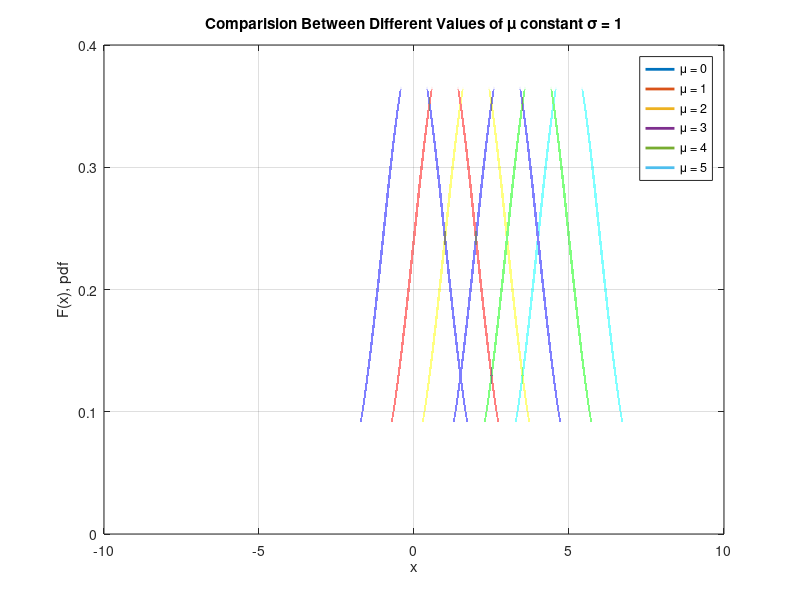

MATLAB code for this plot:
for a = 0:1:5
    x = -5:0.00001:10;
    y = normpdf(x,a,1);
    
    plot(x,y,'linewidth',2)
    title('Comparision Between Different Values of \mu constant \sigma = 1')
    ylabel('F(x), pdf')
    xlabel('x')
    legend('\mu = 0','\mu = 1','\mu = 2','\mu = 3','\mu = 4','\mu = 5')
    hold on
    grid on
    
end 